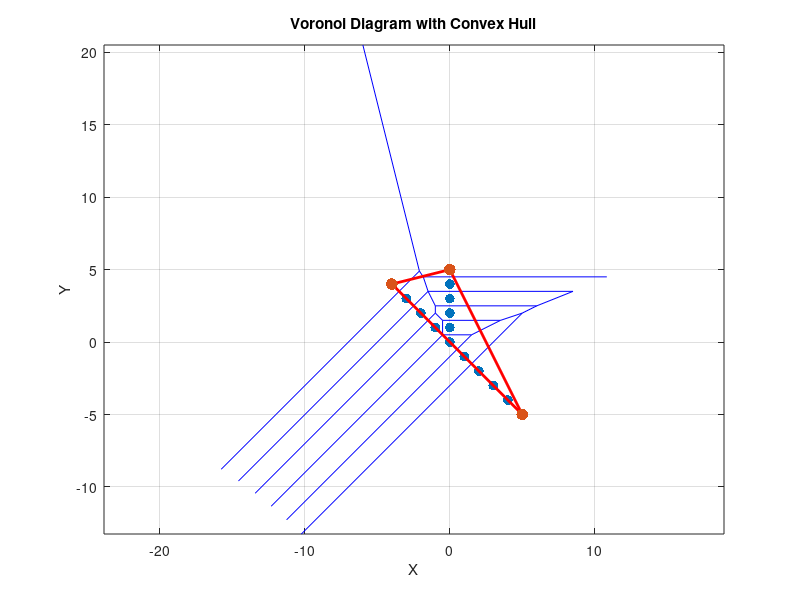

MATLAB code for this plot:
% Define the points A, B, and C
A = [1 - (0:5); (0:5) - 1]';       % Points A0 to A5
B = [(0:5)', -(0:5)'];             % Points B0 to B5
C = [zeros(6,1), (0:5)'];          % Points C0 to C5

% Combine all points into a single set
points = [A; B; C];

% Remove duplicate points
points = unique(points, 'rows');

% Compute Voronoi diagram
[vx, vy] = voronoi(points(:,1), points(:,2));

% Compute convex hull
k = convhull(points(:,1), points(:,2));
convex_hull_points = points(k, :);

% Create a single figure
figure;

% Plot the Voronoi diagram
plot(vx, vy, 'b-'); % Voronoi edges in blue
hold on;

% Plot all points
scatter(points(:,1), points(:,2), 50, 'filled', 'k'); % Points in black

% Plot the convex hull
plot(convex_hull_points(:,1), convex_hull_points(:,2), 'r-', 'LineWidth', 2); % Convex hull in red

% Add titles and labels
title('Voronoi Diagram with Convex Hull');
xlabel('X');
ylabel('Y');
axis equal;
grid;

% Highlight convex hull points
scatter(convex_hull_points(:,1), convex_hull_points(:,2), 70, 'filled', 'r'); % Convex hull vertices in red
hold off;

% Display number of half-lines
num_half_lines = length(k) - 1;  % Remove duplicate closing point
x = sprintf('Number of half-lines in the Voronoi diagram: %d', num_half_lines);
disp(x);
